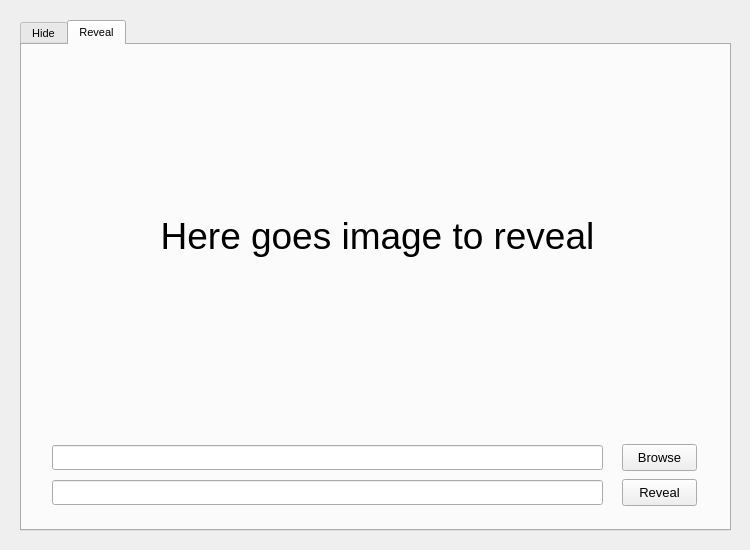
<?xml version="1.0" encoding="UTF-8"?>
<ui version="4.0">
 <class>Form</class>
 <widget class="QWidget" name="Form">
  <property name="geometry">
   <rect>
    <x>0</x>
    <y>0</y>
    <width>750</width>
    <height>550</height>
   </rect>
  </property>
  <property name="font">
   <font>
    <pointsize>8</pointsize>
   </font>
  </property>
  <property name="windowTitle">
   <string>Steganography</string>
  </property>
  <widget class="QTabWidget" name="tabWidget">
   <property name="geometry">
    <rect>
     <x>20</x>
     <y>20</y>
     <width>711</width>
     <height>511</height>
    </rect>
   </property>
   <property name="currentIndex">
    <number>1</number>
   </property>
   <widget class="QWidget" name="tab_hide">
    <attribute name="title">
     <string>Hide</string>
    </attribute>
    <widget class="QLabel" name="label_hide_image">
     <property name="geometry">
      <rect>
       <x>20</x>
       <y>20</y>
       <width>671</width>
       <height>341</height>
      </rect>
     </property>
     <property name="font">
      <font>
       <pointsize>28</pointsize>
      </font>
     </property>
     <property name="text">
      <string>Here goes image to hide</string>
     </property>
     <property name="alignment">
      <set>Qt::AlignCenter</set>
     </property>
    </widget>
    <widget class="QPushButton" name="pushButton_hide_browse">
     <property name="geometry">
      <rect>
       <x>600</x>
       <y>399</y>
       <width>75</width>
       <height>27</height>
      </rect>
     </property>
     <property name="font">
      <font>
       <pointsize>10</pointsize>
      </font>
     </property>
     <property name="text">
      <string>Browse</string>
     </property>
    </widget>
    <widget class="QLineEdit" name="lineEdit_hide_browse">
     <property name="geometry">
      <rect>
       <x>30</x>
       <y>400</y>
       <width>551</width>
       <height>25</height>
      </rect>
     </property>
     <property name="font">
      <font>
       <pointsize>10</pointsize>
      </font>
     </property>
    </widget>
    <widget class="QPushButton" name="pushButton_hide">
     <property name="geometry">
      <rect>
       <x>600</x>
       <y>434</y>
       <width>75</width>
       <height>27</height>
      </rect>
     </property>
     <property name="font">
      <font>
       <pointsize>10</pointsize>
      </font>
     </property>
     <property name="text">
      <string>Hide</string>
     </property>
    </widget>
    <widget class="QLineEdit" name="lineEdit_hide">
     <property name="geometry">
      <rect>
       <x>30</x>
       <y>435</y>
       <width>551</width>
       <height>25</height>
      </rect>
     </property>
     <property name="font">
      <font>
       <pointsize>10</pointsize>
      </font>
     </property>
    </widget>
   </widget>
   <widget class="QWidget" name="tab_reveal">
    <attribute name="title">
     <string>Reveal</string>
    </attribute>
    <widget class="QPushButton" name="pushButton_reveal_browse">
     <property name="geometry">
      <rect>
       <x>600</x>
       <y>399</y>
       <width>75</width>
       <height>27</height>
      </rect>
     </property>
     <property name="font">
      <font>
       <pointsize>10</pointsize>
      </font>
     </property>
     <property name="text">
      <string>Browse</string>
     </property>
    </widget>
    <widget class="QLineEdit" name="lineEdit_reveal">
     <property name="geometry">
      <rect>
       <x>30</x>
       <y>435</y>
       <width>551</width>
       <height>25</height>
      </rect>
     </property>
     <property name="font">
      <font>
       <pointsize>10</pointsize>
      </font>
     </property>
    </widget>
    <widget class="QLineEdit" name="lineEdit_reveal_browse">
     <property name="geometry">
      <rect>
       <x>30</x>
       <y>400</y>
       <width>551</width>
       <height>25</height>
      </rect>
     </property>
     <property name="font">
      <font>
       <pointsize>10</pointsize>
      </font>
     </property>
    </widget>
    <widget class="QLabel" name="label_reveal_image">
     <property name="geometry">
      <rect>
       <x>20</x>
       <y>20</y>
       <width>671</width>
       <height>341</height>
      </rect>
     </property>
     <property name="font">
      <font>
       <pointsize>28</pointsize>
      </font>
     </property>
     <property name="text">
      <string>Here goes image to reveal</string>
     </property>
     <property name="alignment">
      <set>Qt::AlignCenter</set>
     </property>
    </widget>
    <widget class="QPushButton" name="pushButton_reveal">
     <property name="geometry">
      <rect>
       <x>600</x>
       <y>434</y>
       <width>75</width>
       <height>27</height>
      </rect>
     </property>
     <property name="font">
      <font>
       <pointsize>10</pointsize>
      </font>
     </property>
     <property name="text">
      <string>Reveal</string>
     </property>
    </widget>
   </widget>
  </widget>
 </widget>
 <resources/>
 <connections/>
</ui>
